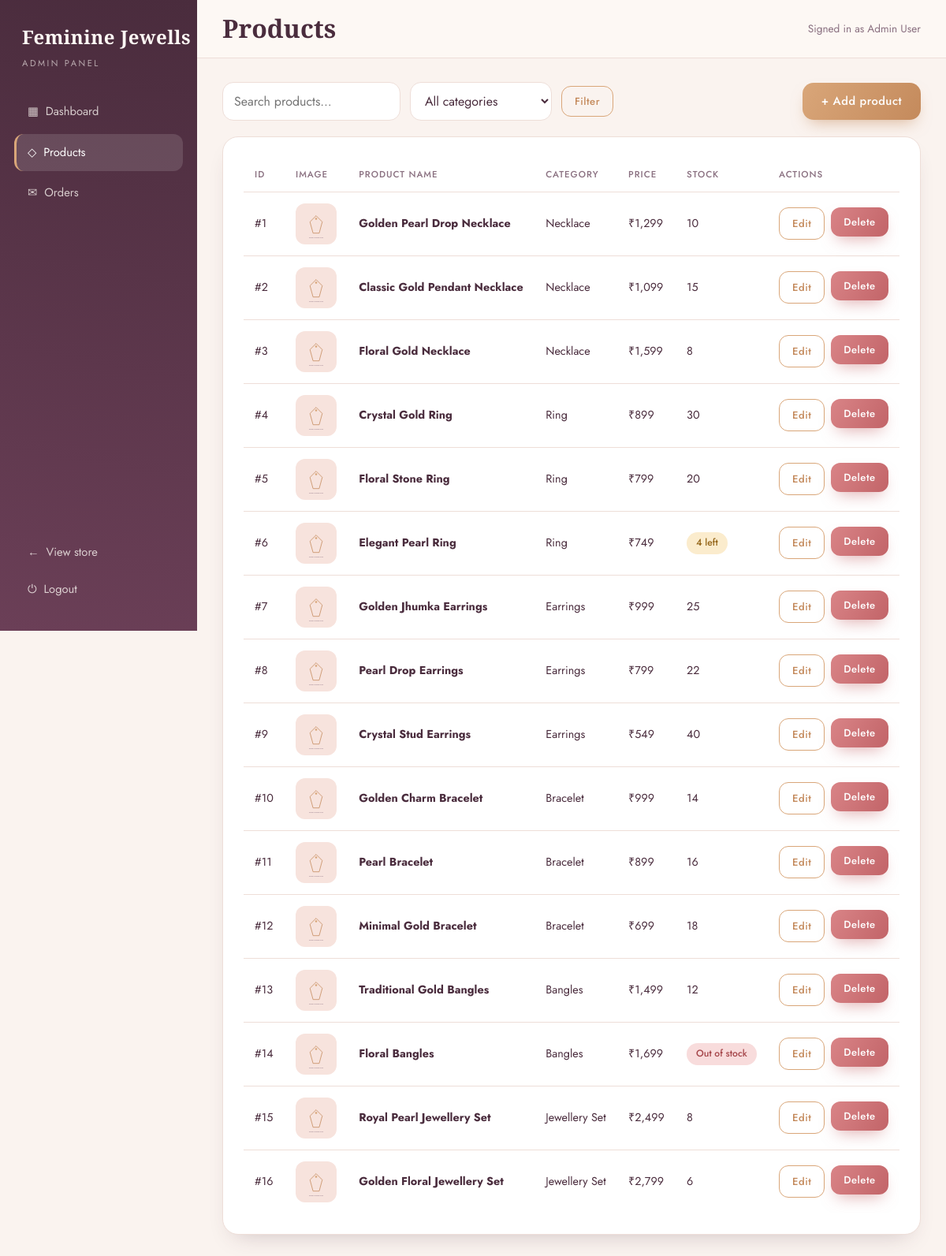
The page /products.php (signed in) on the database its author committed.
### tables this page shows
CREATE TABLE IF NOT EXISTS products (
  id          INT AUTO_INCREMENT PRIMARY KEY,
  name        VARCHAR(150) NOT NULL,
  category    VARCHAR(100) NOT NULL,
  description TEXT,
  price       DECIMAL(10,2) NOT NULL DEFAULT 0,
  image       VARCHAR(255) DEFAULT '',
  stock       INT NOT NULL DEFAULT 0,
  created_at  TIMESTAMP NOT NULL DEFAULT CURRENT_TIMESTAMP
);

### includes/auth.php (called while the page is built, shortened)
<?php
require_once __DIR__ . '/db.php';
function e($value): string
{
    return htmlspecialchars((string)($value ?? ''), ENT_QUOTES, 'UTF-8');
}
function money($n): string
{
    return '₹' . number_format((float)$n, 0, '.', ',');
}
function product_image(?string $file, string $root = ''): string
{
    $file = basename((string)$file);
    return $root . 'assets/images/placeholder.svg';
}
    ob_start(); ?>

### includes/db.php (called while the page is built, shortened)
<?php
function db(): PDO
{
    static $pdo = null;
    if ($pdo instanceof PDO) {
        return $pdo;
    }
    try {
        $dsn = 'mysql:host=' . DB_HOST . ';port=' . DB_PORT . ';dbname=' . DB_NAME . ';charset=utf8mb4';
        $pdo = new PDO($dsn, DB_USER, DB_PASS, [
            PDO::ATTR_ERRMODE            => PDO::ERRMODE_EXCEPTION,
            PDO::ATTR_DEFAULT_FETCH_MODE => PDO::FETCH_ASSOC,
            PDO::ATTR_EMULATE_PREPARES   => false,
        ]);
    } catch (PDOException $ex) {
        error_log('DB connection failed: ' . $ex->getMessage());
        http_response_code(500);
        echo '<!DOCTYPE html><meta charset="utf-8"><title>Database unavailable</title>'
           . '<body style="font-family:sans-serif;max-width:560px;margin:15vh auto;padding:0 20px;color:#4a2c3d">'
           . '<h2>We can\'t reach the database right now</h2>'
           . '<p>Please make sure <b>MySQL</b> is started in the XAMPP Control Panel and that the '
           . '<b>feminine_jewels</b> database has been imported in phpMyAdmin. '
           . 'Connection settings live in <code>includes/db.php</code>.</p></body>';
        exit;
    }
    return $pdo;
}

### products.php (the view, shortened to what this page needs)
<?php
require_once __DIR__ . '/../includes/auth.php';
$q   = trim((string)($_GET['q'] ?? ''));
$sql = 'SELECT * FROM products WHERE 1=1';
$params = [];
$sql .= ' ORDER BY created_at DESC';
$st = db()->prepare($sql);
$st->execute($params);
$products = $st->fetchAll();
require __DIR__ . '/includes_header.php';
?>
<form class="toolbar" method="GET" action="products.php">
  <input type="search" name="q" value="<?= e($q) ?>" placeholder="Search products…" aria-label="Search products">
  <select name="cat" onchange="this.form.submit()" aria-label="Filter by category">
    <option value="">All categories</option>
  </select>
  <button class="btn btn-outline btn-sm" type="submit">Filter</button>
  <a class="btn" href="add_product.php">+ Add product</a>
</form>
<div class="panel">
  <div class="table-wrap">
    <table class="table">
      <thead><tr><th>ID</th><th>Image</th><th>Product name</th><th>Category</th><th>Price</th><th>Stock</th><th>Actions</th></tr></thead>
      <tbody>
      <?php if ($products): foreach ($products as $p): ?>
        <tr>
          <td>#<?= (int)$p['id'] ?></td>
          <td><img class="thumb" src="<?= e(product_image($p['image'], '../')) ?>" alt=""></td>
          <td><b><?= e($p['name']) ?></b></td>
          <td><?= e($p['category']) ?></td>
          <td><?= money($p['price']) ?></td>
          <td>
            <?php if ((int)$p['stock'] === 0): ?><span class="status st-cancelled">Out of stock</span>
            <?php elseif ((int)$p['stock'] <= 5): ?><span class="status st-pending"><?= (int)$p['stock'] ?> left</span>
            <?php else: ?><?= (int)$p['stock'] ?><?php endif; ?>
          </td>
          <td>
            <div class="row-actions">
              <a class="btn btn-outline btn-sm" href="edit_product.php?id=<?= (int)$p['id'] ?>">Edit</a>
              <form method="post" action="delete_product.php" onsubmit="return confirm('Delete this product? This can\'t be undone.');" style="display:inline">
                <button class="btn btn-danger btn-sm" type="submit">Delete</button>
              </form>
            </div>
          </td>
        </tr>
      <?php endforeach; else: ?>
        <tr><td colspan="7" class="muted" style="text-align:center;padding:32px">No products match.</td></tr>
      <?php endif; ?>
      </tbody>
    </table>
  </div>
</div>
<?php require __DIR__ . '/includes_footer.php'; ?>

### style.css (style rules this page uses)
:root { --blush:#f7e3dd; --cream:#fdf8f4; --rosegold:#d9a679; --rosegold-dark:#c48a5c; --dustyrose:#e7b8ba; --lavender:#e7defb; --plum:#4a2c3d; --plum-soft:#8a7080; --line:#eeded8; --ok:#4f7f5b; --ok-bg:#e3f1e6; --warn:#95661a; --warn-bg:#fbeccd; --info:#6a4ea3; --info-bg:#e7defb; --ship:#3f6f96; --ship-bg:#dcebf7; --bad:#a5464a; --bad-bg:#f8dcdc; --font-display:'Cormorant Garamond',serif; --font-body:'Jost',sans-serif; --radius-lg:28px; --radius-md:14px; --shadow:0 30px 60px -20px rgba(74,44,61,.25); --shadow-sm:0 14px 30px -16px rgba(74,44,61,.28); }
* { box-sizing:border-box; margin:0; padding:0; }
html { scroll-behavior:smooth; }
body { font-family:var(--font-body); color:var(--plum); background:var(--cream); line-height:1.6; -webkit-font-smoothing:antialiased; min-height:100vh; }
img { max-width:100%; display:block; }
a { color:inherit; text-decoration:none; }
button { font-family:inherit; cursor:pointer; }
.btn { display:inline-flex; align-items:center; justify-content:center; gap:8px; padding:12px 24px; border:none; border-radius:var(--radius-md); background:linear-gradient(120deg,var(--rosegold),var(--rosegold-dark)); color:#fff; font-size:.92rem; font-weight:500; letter-spacing:.5px; box-shadow:0 10px 20px -8px rgba(196,138,92,.6); transition:transform .15s ease, box-shadow .15s ease, background .15s; }
.btn-outline { background:transparent; color:var(--rosegold-dark); border:1.5px solid var(--rosegold); box-shadow:none; }
.btn-danger { background:linear-gradient(120deg,#d98487,#c26468); box-shadow:0 10px 20px -8px rgba(194,100,104,.55); }
.btn-sm { padding:9px 16px; font-size:.82rem; border-radius:12px; }
.panel { background:#fff; border:1px solid var(--line); border-radius:20px; padding:26px; box-shadow:var(--shadow-sm); }
.table-wrap { overflow-x:auto; }
table.table { width:100%; border-collapse:collapse; min-width:620px; font-size:.9rem; }
.table th { text-align:left; font-size:.72rem; letter-spacing:1px; text-transform:uppercase; color:var(--plum-soft); font-weight:500; padding:12px 14px; border-bottom:1.5px solid var(--line); white-space:nowrap; }
.table td { padding:14px; border-bottom:1px solid var(--line); vertical-align:middle; }
.table tr:last-child td { border-bottom:none; }
.thumb { width:52px; height:52px; border-radius:12px; object-fit:cover; }
.status { display:inline-block; padding:4px 12px; border-radius:20px; font-size:.76rem; font-weight:500; white-space:nowrap; }
.st-pending { background:var(--warn-bg); color:var(--warn); }
.st-cancelled,.st-inactive { background:var(--bad-bg); color:var(--bad); }
.row-actions { display:flex; gap:8px; flex-wrap:wrap; }
.toolbar { display:flex; gap:12px; flex-wrap:wrap; margin-bottom:20px; align-items:center; }
.toolbar input, .toolbar select { padding:11px 14px; border:1.5px solid var(--line); border-radius:var(--radius-md); font:inherit; background:#fff; color:var(--plum); outline:none; min-width:180px; }

### rows shown on the page
products: id "1", name "Golden Pearl Drop Necklace", category "Necklace", price "₹1,299", stock "10"
products: id "2", name "Classic Gold Pendant Necklace", category "Necklace", price "₹1,099", stock "15"
products: id "3", name "Floral Gold Necklace", category "Necklace", price "₹1,599", stock "8"
products: id "4", name "Crystal Gold Ring", category "Ring", price "₹899", stock "30"
products: id "5", name "Floral Stone Ring", category "Ring", price "₹799", stock "20"
products: id "6", name "Elegant Pearl Ring", category "Ring", price "₹749", stock "4"
products: id "7", name "Golden Jhumka Earrings", category "Earrings", price "₹999", stock "25"
products: id "8", name "Pearl Drop Earrings", category "Earrings", price "₹799", stock "22"
products: id "9", name "Crystal Stud Earrings", category "Earrings", price "₹549", stock "40"
products: id "10", name "Golden Charm Bracelet", category "Bracelet", price "₹999", stock "14"
products: id "11", name "Pearl Bracelet", category "Bracelet", price "₹899", stock "16"
products: id "12", name "Minimal Gold Bracelet", category "Bracelet", price "₹699", stock "18"
products: id "13", name "Traditional Gold Bangles", category "Bangles", price "₹1,499", stock "12"
products: id "14", name "Floral Bangles", category "Bangles", price "₹1,699", stock "Out of stock"
products: id "15", name "Royal Pearl Jewellery Set", category "Jewellery Set", price "₹2,499", stock "8"
products: id "16", name "Golden Floral Jewellery Set", category "Jewellery Set", price "₹2,799", stock "6"

### other values the page prints
$page_title "Products"
$_SESSION['name'] "Admin User"
